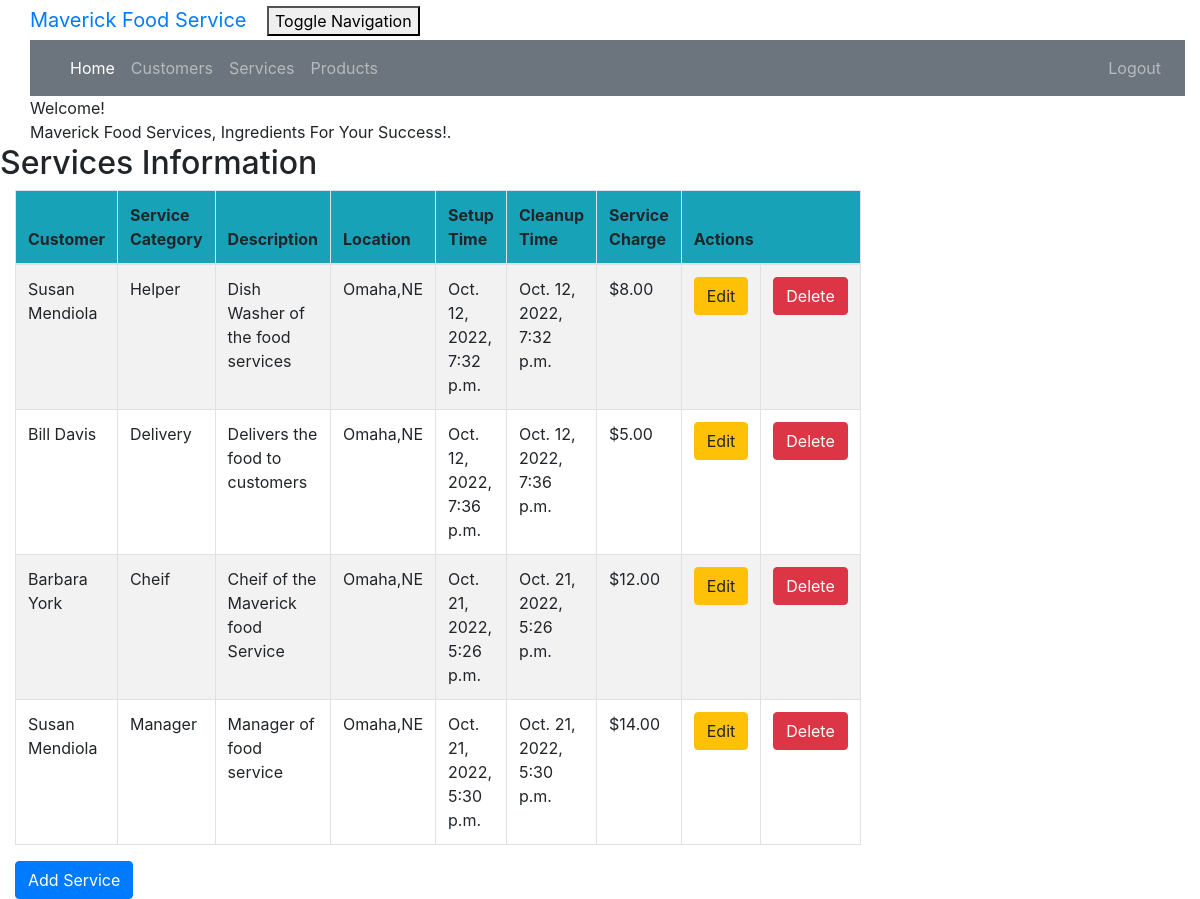
Screenshot of /service_list (signed in) with the database file from the repository.
### crm/models.py (models this page shows, shortened)
class Service(models.Model):
    cust_name = models.ForeignKey(Customer, on_delete=models.CASCADE, related_name='services')
    service_category = models.CharField(max_length=100)
    description = models.TextField()
    location = models.CharField(max_length=200)
    setup_time = models.DateTimeField(
        default=timezone.now)
    cleanup_time = models.DateTimeField(
        default=timezone.now)
    service_charge = models.DecimalField(max_digits=10, decimal_places=2)
    created_date = models.DateTimeField(
        default=timezone.now)
    updated_date = models.DateTimeField(auto_now_add=True)

class Customer(models.Model):
    cust_name = models.CharField(max_length=50)
    email = models.EmailField(max_length=100)
    phone = models.CharField(max_length=20)
    bldgroom = models.CharField(max_length=100)
    address = models.CharField(max_length=200)
    city = models.CharField(max_length=50)
    state = models.CharField(max_length=50)
    zipcode = models.CharField(max_length=10)
    organization = models.CharField(max_length=100)
    role = models.CharField(max_length=100)
    def __str__ (self):
        return self.cust_name

### crm/views.py (the view)
# urls.py: path('service_list', views.service_list, name='service_list'),
@login_required
def service_list(request):
    services = Service.objects.filter(created_date__lte=timezone.now())
    return render(request, 'crm/service_list.html', {'services': services})

### crm/templates/crm/service_list.html (shortened to what this page needs)
<!DOCTYPE html>
{% extends 'crm/base.html' %}
{% block content %}
    {% load humanize %}
    <head>
    </head>
    <body class="bodylist">
    <div class="container">
        <div class="panel panel-primary">
            <div class="panel-heading">Welcome!</div>
            <div class="panel-body">
                Maverick Food Services, Ingredients For Your Success!.
            </div>
        </div>
    </div>
    <div class="row">
        <h2>Services Information</h2>
    </div>
    <div>
        <table class="table table-striped table-bordered table-hover w-auto">
            <thead>
            <tr class="bg-info">
                <th>Customer</th>
                <th>Service Category</th>
                <th>Description</th>
                <th>Location</th>
                <th>Setup Time</th>
                <th>Cleanup Time</th>
                <th>Service Charge</th>
                <th colspan="3">Actions</th>
            </tr>
            </thead>
            <tbody>
            {% for service in services %}
                <tr>
                    <td>{{ service.cust_name }}</td>
                    <td>{{ service.service_category }}</td>
                    <td>{{ service.description }}</td>
                    <td>{{ service.location }}</td>
                    <td>{{ service.setup_time }}</td>
                    <td>{{ service.cleanup_time }}</td>
                    <td>${{ service.service_charge|floatformat:2|intcomma }}</td>
                    <td><a href="{% url 'crm:service_edit' pk=service.pk %}"
       class="btn btn-warning">Edit</a>
                    </td>
                    <td><a href="{% url 'crm:service_delete' pk=service.pk %}"
                           onclick="return confirm('Are you sure you want to delete?')"
                           class="btn btn-danger">Delete</a>
                    </td>
                </tr>
            {% endfor %}
            </tbody>
        </table>
    </div>
    <div>
<a href="{% url 'crm:service_new' %}"><span
        class="btn btn-primary">Add Service</span></a>
    </div>
    </body>
{% endblock %}

### crm/templates/crm/base.html (shortened to what this page needs)
<!DOCTYPE html>
{% load static %}
<html lang="en">
<link rel="stylesheet" href="https://cdn.jsdelivr.net/npm/bootstrap@4.6.1/dist/css/bootstrap.min.css">
<link rel="stylesheet" href="{% static "css/portfolio.css" %}">
<div class="container-fluid">
    <div class="navbar-header">
        <a class="navbar-brand" href="">
            Maverick Food Service
        </a>
        <button type="button" class="navbar-toggle" data-toggle="collapse"
                data-target="#myNavbar" aria-controls="myNavbar">
            Toggle Navigation
        </button>
    </div>
    <nav class="navbar navbar-expand-md bg-secondary navbar-dark" id="myNavbar">
        <ul class="navbar-nav mr-auto">
            <li class="nav-item active">
                <a class="nav-link" href="{% url 'crm:home' %}">Home</a>
            </li>
            <li class="nav-item">
                <a class="nav-link" href="{% url 'crm:customer_list' %}">Customers</a>
            </li>
            <li class="nav-item">
                <a class="nav-link" href="{% url 'crm:service_list' %}">Services</a>
            </li>
            <li class="nav-item">
                <a class="nav-link" href="{% url 'crm:product_list' %}">Products</a>
            </li>
        </ul>
        <ul class="nav navbar-nav ml-auto">
            {% if user.is_authenticated %}
                <li><a class="nav-link" href="{% url 'logout' %}">Logout</a>
                </li>
            {% else %}
                <li><a class="nav-link" href="{% url 'login' %}"><span class="glyphicon glyphicon-log-in"></span>Login</a>
                </li>
                <li><a class="nav-link" href="{% url 'crm:register' %}"><span class="glyphicon glyphicon-log-in"></span>Register</a>
                </li>
            {% endif %}
        </ul>
    </nav>
</div>
<body id="app-layout">
<div class="row">
    <div class="col-md-8">
        {% block content %}
        {% endblock %}
    </div>
</div>
</body>
</html>

### crm/static/css/portfolio.css (style rules this page uses)
body { padding-left: 15px; }

### rows the page displays
Service: cust_name "Susan Mendiola", service_category "Helper", description "Dish Washer of the food services", location "Omaha,NE", setup_time "Oct. 12, 2022, 7:32 p.m.", cleanup_time "Oct. 12, 2022, 7:32 p.m.", service_charge "8.00"
Service: cust_name "Bill Davis", service_category "Delivery", description "Delivers the food to customers", location "Omaha,NE", setup_time "Oct. 12, 2022, 7:36 p.m.", cleanup_time "Oct. 12, 2022, 7:36 p.m.", service_charge "5.00"
Service: cust_name "Barbara York", service_category "Cheif", description "Cheif of the Maverick food Service", location "Omaha,NE", setup_time "Oct. 21, 2022, 5:26 p.m.", cleanup_time "Oct. 21, 2022, 5:26 p.m.", service_charge "12.00"
Service: cust_name "Susan Mendiola", service_category "Manager", description "Manager of food service", location "Omaha,NE", setup_time "Oct. 21, 2022, 5:30 p.m.", cleanup_time "Oct. 21, 2022, 5:30 p.m.", service_charge "14.00"
